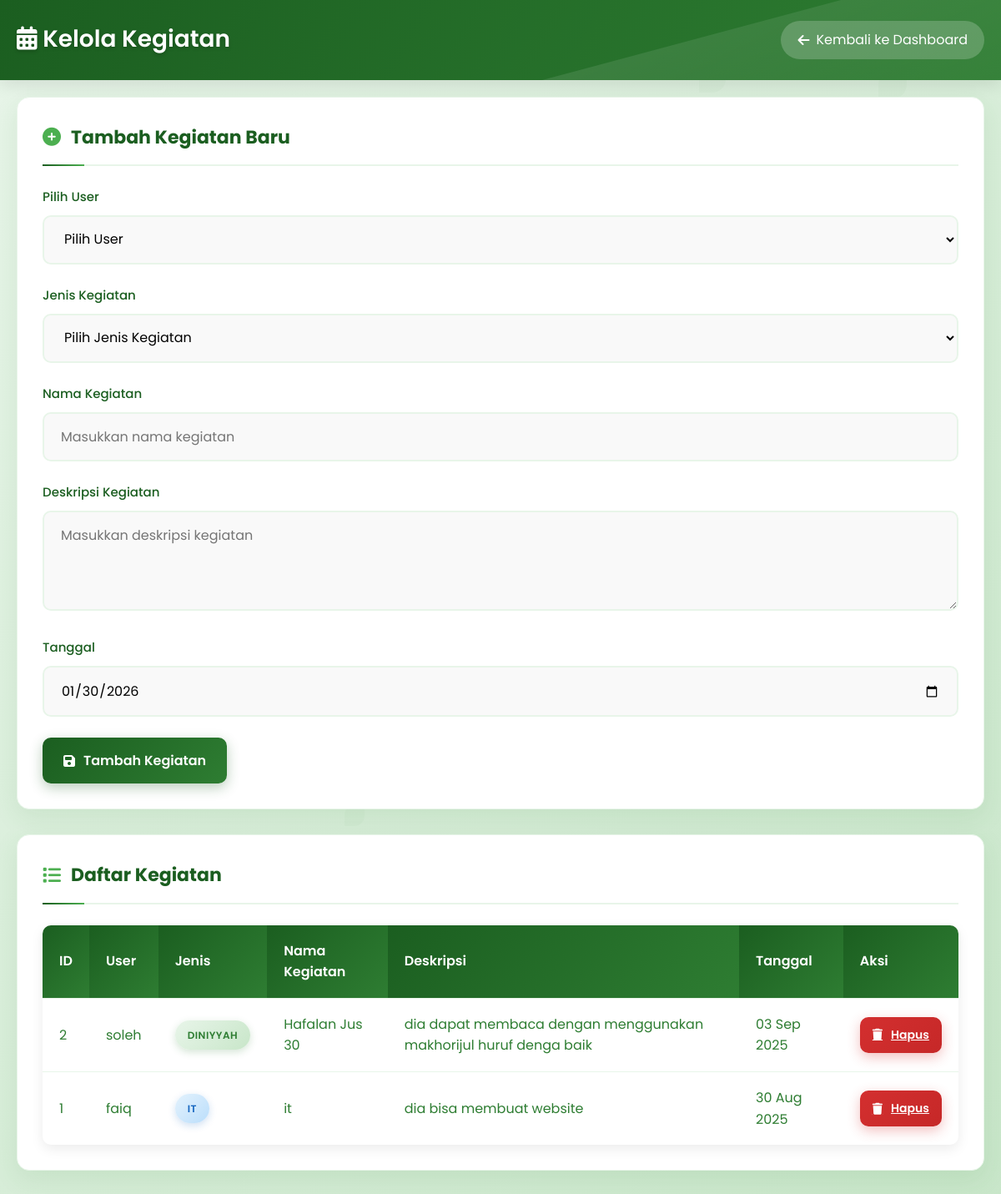
Screenshot of /admin/kegiatan.php (signed in) with the database file from the repository.
### tables this page shows
CREATE TABLE `kegiatan` (
  `id` int(11) NOT NULL,
  `user_id` int(11) NOT NULL,
  `jenis_kegiatan` enum('it','diniyyah','inggris') NOT NULL,
  `nama_kegiatan` varchar(255) NOT NULL,
  `deskripsi` text DEFAULT NULL,
  `tanggal` date NOT NULL,
  `created_at` timestamp NOT NULL DEFAULT current_timestamp(),
  `updated_at` timestamp NOT NULL DEFAULT current_timestamp() ON UPDATE current_timestamp()
);

CREATE TABLE `users` (
  `id` int(11) NOT NULL,
  `username` varchar(50) NOT NULL,
  `nama` varchar(100) DEFAULT NULL,
  `kelas` varchar(50) DEFAULT NULL,
  `email` varchar(100) NOT NULL,
  `password` varchar(255) NOT NULL,
  `role` enum('admin','user') NOT NULL DEFAULT 'user',
  `created_at` timestamp NOT NULL DEFAULT current_timestamp()
);

### admin/kegiatan.php (the view, shortened to what this page needs)
<?php
require_once __DIR__ . '/../includes/db.php';
$kegiatan = $pdo->query("
    SELECT k.*, u.username
    FROM kegiatan k
    LEFT JOIN users u ON k.user_id = u.id
    ORDER BY k.id DESC
")->fetchAll(PDO::FETCH_ASSOC);
?>
<!DOCTYPE html>
<html lang="id">
<head>
    <link rel="stylesheet" href="https://cdnjs.cloudflare.com/ajax/libs/font-awesome/6.4.0/css/all.min.css">
</head>
<body>
    <div class="leaves-bg" id="leavesBg"></div>
    <header>
        <div class="header-content">
            <h1><i class="fas fa-calendar-alt"></i> Kelola Kegiatan</h1>
            <a href="dashboard.php" class="back-btn">
                <i class="fas fa-arrow-left"></i> Kembali ke Dashboard
            </a>
        </div>
    </header>
    <div class="container">
        <div class="card">
            <h2 class="card-title"><i class="fas fa-plus-circle"></i> Tambah Kegiatan Baru</h2>
            <form method="post" id="kegiatanForm">
                <div class="form-group">
                    <label for="user_id">Pilih User</label>
                    <select name="user_id" id="user_id" required>
                        <option value="">Pilih User</option>
                    </select>
                </div>
                <div class="form-group">
                    <label for="jenis_kegiatan">Jenis Kegiatan</label>
                    <select name="jenis_kegiatan" id="jenis_kegiatan" required>
                        <option value="">Pilih Jenis Kegiatan</option>
                    </select>
                </div>
                <div class="form-group">
                    <label for="nama_kegiatan">Nama Kegiatan</label>
                    <input type="text" id="nama_kegiatan" name="nama_kegiatan" value="<?= isset($_POST['nama_kegiatan']) ? htmlspecialchars($_POST['nama_kegiatan']) : '' ?>" required placeholder="Masukkan nama kegiatan">
                </div>
                <div class="form-group">
                    <label for="deskripsi">Deskripsi Kegiatan</label>
                    <textarea id="deskripsi" name="deskripsi" placeholder="Masukkan deskripsi kegiatan"><?= isset($_POST['deskripsi']) ? htmlspecialchars($_POST['deskripsi']) : '' ?></textarea>
                </div>
                <div class="form-group">
                    <label for="tanggal">Tanggal</label>
                    <input type="date" id="tanggal" name="tanggal" value="<?= isset($_POST['tanggal']) ? $_POST['tanggal'] : date('Y-m-d') ?>" required>
                </div>
                <button type="submit" class="btn btn-primary"><i class="fas fa-save"></i> Tambah Kegiatan</button>
            </form>
        </div>
        <div class="card">
            <h2 class="card-title"><i class="fas fa-list"></i> Daftar Kegiatan</h2>
            <?php if (count($kegiatan) > 0): ?>
                <table>
                    <thead>
                        <tr>
                            <th>ID</th>
                            <th>User</th>
                            <th>Jenis</th>
                            <th>Nama Kegiatan</th>
                            <th>Deskripsi</th>
                            <th>Tanggal</th>
                            <th>Aksi</th>
                        </tr>
                    </thead>
                    <tbody>
                        <?php foreach ($kegiatan as $index => $row): ?>
                        <tr style="animation-delay: <?= $index * 0.1 ?>s;">
                            <td><?= $row['id'] ?></td>
                            <td><?= htmlspecialchars($row['username']) ?></td>
                            <td>
                                <span class="kategori-badge kategori-<?= $row['jenis_kegiatan'] ?>">
                                    <?= ucfirst($row['jenis_kegiatan']) ?>
                                </span>
                            </td>
                            <td><?= htmlspecialchars($row['nama_kegiatan']) ?></td>
                            <td><?= strlen($row['deskripsi']) > 100 ? substr(htmlspecialchars($row['deskripsi']), 0, 100) . '...' : htmlspecialchars($row['deskripsi']) ?></td>
                            <td><?= date('d M Y', strtotime($row['tanggal'])) ?></td>
                            <td>
                                <div class="actions">
                                    <a class="btn btn-danger btn-sm" href="kegiatan.php?hapus=<?= $row['id'] ?>" onclick="return confirm('Yakin ingin menghapus kegiatan <?= htmlspecialchars($row['nama_kegiatan']) ?>?')">
                                        <i class="fas fa-trash"></i> Hapus
                                    </a>
                                </div>
                            </td>
                        </tr>
                        <?php endforeach; ?>
                    </tbody>
                </table>
            <?php endif; ?>
        </div>
    </div>
</body>
</html>

### rows the page displays
kegiatan: id "2", user.username "soleh", jenis_kegiatan "DINIYYAH", nama_kegiatan "Hafalan Jus 30", deskripsi "dia dapat membaca dengan menggunakan makhorijul huruf denga baik", tanggal "03 Sep 2025"
kegiatan: id "1", user.username "faiq", jenis_kegiatan "IT", nama_kegiatan "it", deskripsi "dia bisa membuat website", tanggal "30 Aug 2025"
